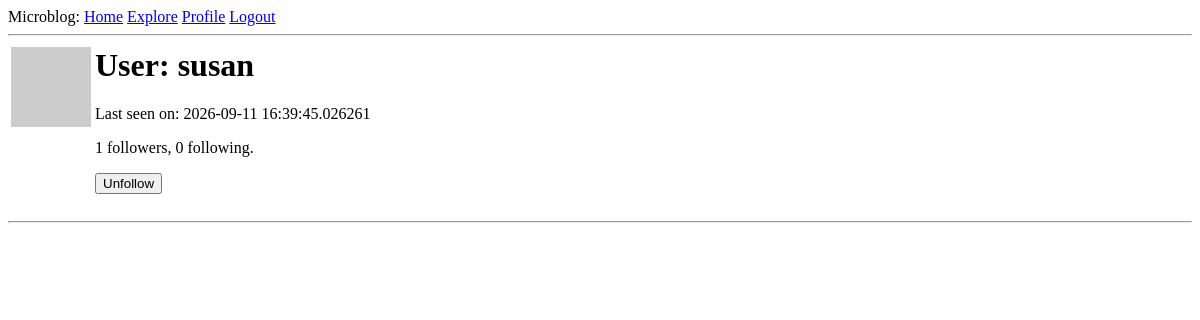
The page /user/susan (signed in) on the database as committed earlier.
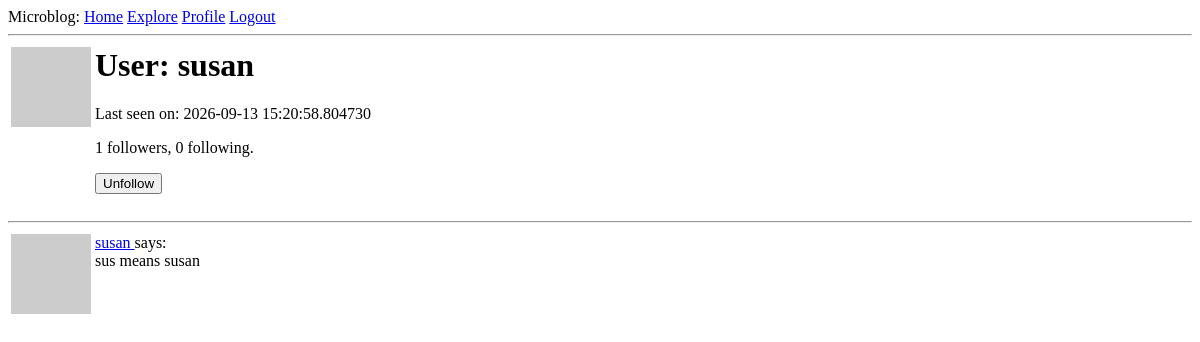
The same page on the database as committed later.
### app/models.py (models this page shows, shortened)
class User(UserMixin, db.Model):
    id = db.Column(db.Integer, primary_key=True)
    username = db.Column(db.String(64), index=True, unique=True)
    email = db.Column(db.String(120), index=True, unique=True)
    password_hash = db.Column(db.String(128))
    about_me = db.Column(db.String(140))
    last_seen = db.Column(db.DateTime, default=lambda: datetime.now(timezone.utc))
    posts = db.relationship("Post", backref="author", lazy="dynamic")
    followed = db.relationship(
        'User',
        secondary=followers,
        primaryjoin=(followers.c.follower_id == id),
        secondaryjoin=(followers.c.followed_id == id),
        backref=db.backref('followers', lazy='dynamic'),
        lazy='dynamic',
    )
    def avatar(self, size):
        digest = md5(self.email.lower().encode("utf-8")).hexdigest()
        return "https://www.gravatar.com/avatar/{}?d=identicon&s={}".format(
            digest, size
        )
    def is_following(self, user):
        return self.followed.filter(
            followers.c.followed_id == user.id
        ).count() > 0

class Post(db.Model):
    id = db.Column(db.Integer, primary_key=True)
    body = db.Column(db.String(140))
    timestamp = db.Column(db.DateTime, index=True, default=lambda: datetime.now(timezone.utc))
    user_id = db.Column(db.Integer, db.ForeignKey("user.id"))

### app/routes.py (the view)
@app.route('/user/<username>')
@login_required
def user(username):
    user = User.query.filter_by(username=username).first_or_404()
    page = request.args.get('page', 1, type=int)
    posts = user.posts.order_by(Post.timestamp.desc()).paginate(
        page=page,
        per_page=app.config['POSTS_PER_PAGE'],
        error_out=False,
    )
    next_url = url_for('user', username=user.username, page=posts.next_num) \
        if posts.has_next else None
    prev_url = url_for('user', username=user.username, page=posts.prev_num) \
        if posts.has_prev else None
    form = EmptyForm()
    return render_template(
        'user.html',
        title='Profile',
        user=user,
        posts=posts.items,
        next_url=next_url,
        prev_url=prev_url,
        form=form,
    )

### app/forms.py
class EmptyForm(FlaskForm):
    submit = SubmitField('Submit')

### app/models.py (called while the page is built)
@login.user_loader
def load_user(id):
    return User.query.get(int(id))

### app/routes.py (called while the page is built)
@app.before_request
def before_request():
    if current_user.is_authenticated:
        current_user.last_seen = datetime.now(timezone.utc)
        db.session.commit()

### app/templates/user.html (shortened to what this page needs)
{% extends "base.html" %}
{% block content %}
<table>
  <tr valign="top">
    <td><img src="{{ user.avatar(128) }}" alt="{{ user.username }} avatar"></td>
    <td>
      <h1>User: {{ user.username }}</h1>
      {% if user.last_seen %}<p>Last seen on: {{ user.last_seen }}</p>{% endif %}
      <p>{{ user.followers.count() }} followers, {{ user.followed.count() }} following.</p>
      {% if user == current_user %}
      <p><a href="{{ url_for('edit_profile') }}">Edit your profile</a></p>
      {% elif not current_user.is_following(user) %}
      <form action="{{ url_for('follow', username=user.username) }}" method="post">
        {{ form.hidden_tag() }}
        {{ form.submit(value='Follow') }}
      </form>
      {% else %}
      <form action="{{ url_for('unfollow', username=user.username) }}" method="post">
        {{ form.submit(value='Unfollow') }}
      </form>
      {% endif %}
    </td>
  </tr>
</table>
<hr>
{% for post in posts %}
  {% include '_post.html' %}
{% endfor %}
{% endblock %}

### app/templates/_post.html
<table>
  <tr valign="top">
    <td><img src="{{ post.author.avatar(36) }}" alt="{{ post.author.username }} avatar"></td>
    <td>
      <a href="{{ url_for('user', username=post.author.username) }}">
        {{ post.author.username }}
      </a>
      says:<br>{{ post.body }}
    </td>
  </tr>
</table>

Rows that differ between the two databases and show on the page:
changed User "susan": last_seen "2026-09-11 16:39:45.026261" → "2026-09-13 15:20:58.804730"
added Post: author.username "susan", body "sus means susan"
